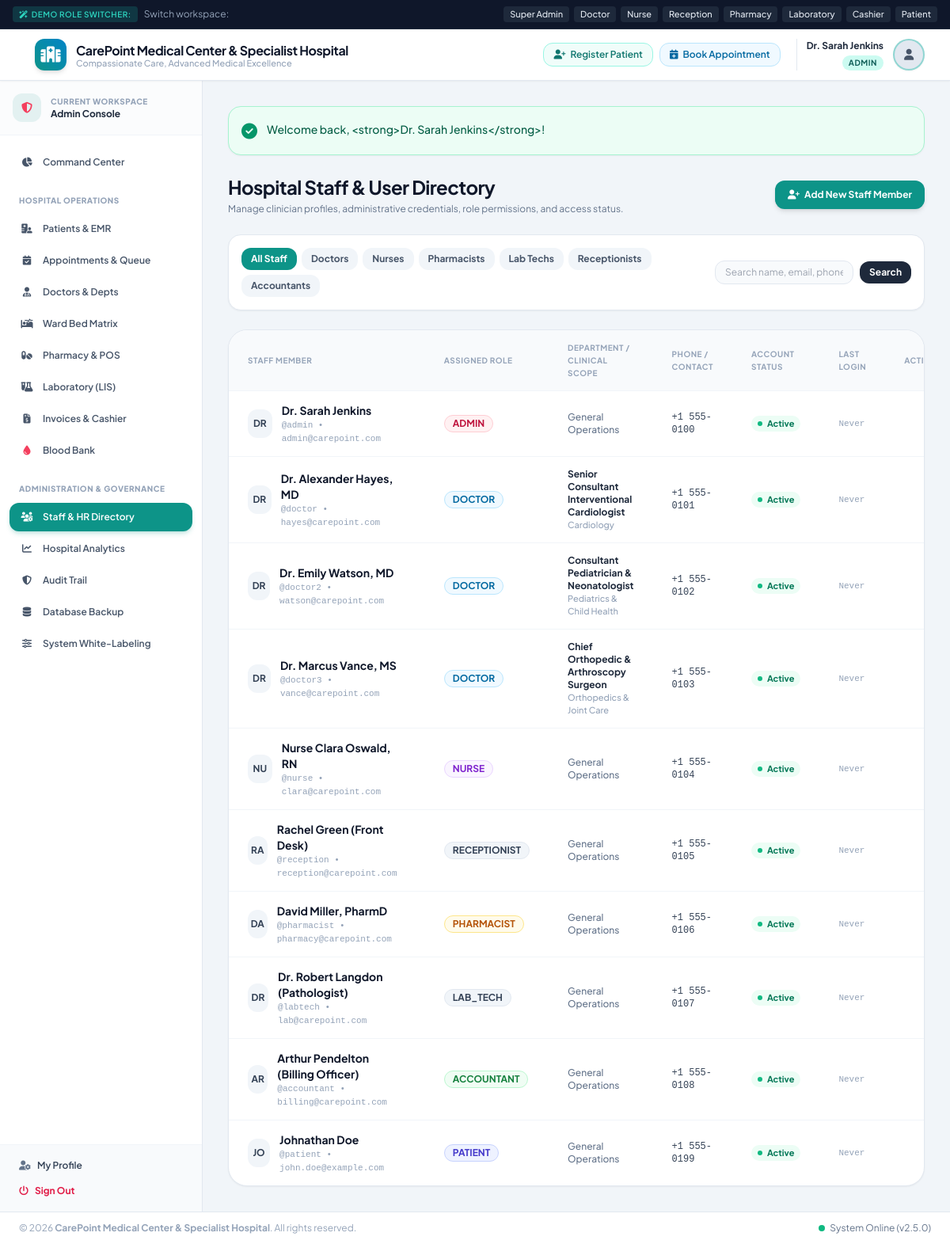
The app's page /modules/users/index.php (signed in) with its own data.
### tables this page shows
CREATE TABLE IF NOT EXISTS `users` (
  `id` INT AUTO_INCREMENT PRIMARY KEY,
  `username` VARCHAR(60) NOT NULL UNIQUE,
  `password_hash` VARCHAR(255) NOT NULL,
  `full_name` VARCHAR(150) NOT NULL,
  `email` VARCHAR(120) NOT NULL UNIQUE,
  `phone` VARCHAR(30) NULL,
  `role` ENUM('admin', 'doctor', 'nurse', 'receptionist', 'pharmacist', 'lab_tech', 'accountant', 'patient') NOT NULL DEFAULT 'patient',
  `avatar` VARCHAR(255) NULL,
  `status` ENUM('active', 'inactive', 'suspended') NOT NULL DEFAULT 'active',
  `created_at` TIMESTAMP DEFAULT CURRENT_TIMESTAMP,
  `updated_at` TIMESTAMP DEFAULT CURRENT_TIMESTAMP ON UPDATE CURRENT_TIMESTAMP
);

CREATE TABLE IF NOT EXISTS `doctors` (
  `id` INT AUTO_INCREMENT PRIMARY KEY,
  `user_id` INT NOT NULL UNIQUE,
  `department_id` INT NOT NULL,
  `specialization` VARCHAR(150) NOT NULL,
  `consultation_fee` DECIMAL(10,2) NOT NULL DEFAULT 50.00,
  `room_no` VARCHAR(30) NULL,
  `experience_years` INT DEFAULT 5,
  `bio` TEXT NULL,
  `schedule_days` VARCHAR(100) DEFAULT 'Mon,Tue,Wed,Thu,Fri',
  `schedule_time_start` TIME DEFAULT '09:00:00',
  `schedule_time_end` TIME DEFAULT '17:00:00',
  `status` ENUM('active', 'on_leave', 'inactive') DEFAULT 'active',
  `created_at` TIMESTAMP DEFAULT CURRENT_TIMESTAMP,
  FOREIGN KEY (`user_id`) REFERENCES `users`(`id`) ON DELETE CASCADE,
  FOREIGN KEY (`department_id`) REFERENCES `departments`(`id`) ON DELETE RESTRICT
);

CREATE TABLE IF NOT EXISTS `departments` (
  `id` INT AUTO_INCREMENT PRIMARY KEY,
  `name` VARCHAR(100) NOT NULL,
  `description` TEXT NULL,
  `icon` VARCHAR(50) DEFAULT 'fa-stethoscope',
  `status` ENUM('active', 'inactive') DEFAULT 'active',
  `created_at` TIMESTAMP DEFAULT CURRENT_TIMESTAMP
);

### config/helpers.php (called while the page is built, shortened)
<?php
function e(?string $string): string {
    return htmlspecialchars($string ?? '', ENT_QUOTES, 'UTF-8');
}

### modules/users/index.php (the view, shortened to what this page needs)
<?php
require_once __DIR__ . '/../../includes/header.php';
$pdo = Database::getConnection();
$roleFilter = $_GET['role'] ?? '';
$search = trim($_GET['search'] ?? '');
$sql = "SELECT u.*,
        d.specialization, d.consultation_fee, dep.name as department_name
        FROM users u
        LEFT JOIN doctors d ON u.id = d.user_id
        LEFT JOIN departments dep ON d.department_id = dep.id
        WHERE 1=1";
$params = [];
$sql .= " ORDER BY u.id ASC";
$stmt = $pdo->prepare($sql);
$stmt->execute($params);
$users = $stmt->fetchAll();
?>
<div class="space-y-6">
    <div class="flex flex-col sm:flex-row sm:items-center sm:justify-between gap-4">
        <div>
            <h1 class="text-2xl font-bold text-slate-900 tracking-tight">Hospital Staff & User Directory</h1>
            <p class="text-xs text-slate-500 mt-1">Manage clinician profiles, administrative credentials, role permissions, and access status.</p>
        </div>
        <div>
            <a href="add.php" class="px-4 py-2.5 bg-teal-600 hover:bg-teal-700 text-white text-xs font-bold rounded-xl shadow-md transition flex items-center">
                <i class="fa-solid fa-user-plus mr-1.5"></i> Add New Staff Member
            </a>
        </div>
    </div>
    <div class="bg-white rounded-2xl p-4 border border-slate-200 shadow-sm flex flex-col sm:flex-row sm:items-center sm:justify-between gap-3">
        <div class="flex flex-wrap gap-1.5">
            <a href="index.php" class="px-3 py-1.5 rounded-xl text-xs font-bold transition <?= empty($roleFilter) ? 'bg-teal-600 text-white' : 'bg-slate-100 text-slate-600 hover:bg-slate-200' ?>">
                All Staff
            </a>
            <a href="index.php?role=doctor" class="px-3 py-1.5 rounded-xl text-xs font-bold transition <?= $roleFilter === 'doctor' ? 'bg-teal-600 text-white' : 'bg-slate-100 text-slate-600 hover:bg-slate-200' ?>">
                Doctors
            </a>
            <a href="index.php?role=nurse" class="px-3 py-1.5 rounded-xl text-xs font-bold transition <?= $roleFilter === 'nurse' ? 'bg-teal-600 text-white' : 'bg-slate-100 text-slate-600 hover:bg-slate-200' ?>">
                Nurses
            </a>
            <a href="index.php?role=pharmacist" class="px-3 py-1.5 rounded-xl text-xs font-bold transition <?= $roleFilter === 'pharmacist' ? 'bg-teal-600 text-white' : 'bg-slate-100 text-slate-600 hover:bg-slate-200' ?>">
                Pharmacists
            </a>
            <a href="index.php?role=labtech" class="px-3 py-1.5 rounded-xl text-xs font-bold transition <?= $roleFilter === 'labtech' ? 'bg-teal-600 text-white' : 'bg-slate-100 text-slate-600 hover:bg-slate-200' ?>">
                Lab Techs
            </a>
            <a href="index.php?role=reception" class="px-3 py-1.5 rounded-xl text-xs font-bold transition <?= $roleFilter === 'reception' ? 'bg-teal-600 text-white' : 'bg-slate-100 text-slate-600 hover:bg-slate-200' ?>">
                Receptionists
            </a>
            <a href="index.php?role=accountant" class="px-3 py-1.5 rounded-xl text-xs font-bold transition <?= $roleFilter === 'accountant' ? 'bg-teal-600 text-white' : 'bg-slate-100 text-slate-600 hover:bg-slate-200' ?>">
                Accountants
            </a>
        </div>
        <form method="GET" action="" class="flex items-center space-x-2">
            <input type="text" name="search" value="<?= e($search) ?>" placeholder="Search name, email, phone..." class="px-3 py-1.5 bg-slate-50 border border-slate-200 rounded-xl text-xs focus:ring-2 focus:ring-teal-500 focus:bg-white focus:outline-none">
            <button type="submit" class="px-3 py-1.5 bg-slate-800 text-white rounded-xl text-xs font-bold">Search</button>
        </form>
    </div>
    <div class="bg-white rounded-3xl border border-slate-200 shadow-sm overflow-hidden">
        <div class="overflow-x-auto">
            <table class="w-full text-left text-xs text-slate-600">
                <thead class="bg-slate-50 text-slate-400 font-bold uppercase text-[10px] tracking-wider border-b border-slate-100">
                    <tr>
                        <th class="py-3.5 px-6">Staff Member</th>
                        <th class="py-3.5 px-6">Assigned Role</th>
                        <th class="py-3.5 px-6">Department / Clinical Scope</th>
                        <th class="py-3.5 px-6">Phone / Contact</th>
                        <th class="py-3.5 px-6">Account Status</th>
                        <th class="py-3.5 px-6">Last Login</th>
                        <th class="py-3.5 px-6 text-right">Actions</th>
                    </tr>
                </thead>
                <tbody class="divide-y divide-slate-100 font-medium">
                    <?php if (!empty($users)): ?>
                        <?php foreach ($users as $u): ?>
                            <?php
                                $roleBadge = match($u['role']) {
                                    'admin' => 'bg-rose-50 text-rose-700 border-rose-200',
                                    'doctor' => 'bg-sky-50 text-sky-700 border-sky-200',
                                    'nurse' => 'bg-purple-50 text-purple-700 border-purple-200',
                                    'reception' => 'bg-emerald-50 text-emerald-700 border-emerald-200',
                                    'pharmacist' => 'bg-amber-50 text-amber-700 border-amber-200',
                                    'labtech' => 'bg-teal-50 text-teal-700 border-teal-200',
                                    'accountant' => 'bg-green-50 text-green-700 border-green-200',
                                    'patient' => 'bg-indigo-50 text-indigo-700 border-indigo-200',
                                    default => 'bg-slate-100 text-slate-700 border-slate-200'
                                };
                            ?>
                            <tr class="hover:bg-slate-50/80 transition">
                                <td class="py-3.5 px-6">
                                    <div class="flex items-center space-x-3">
                                        <div class="w-9 h-9 rounded-xl bg-slate-100 flex items-center justify-center font-bold text-slate-700 uppercase">
                                            <?= strtoupper(substr($u['full_name'], 0, 2)) ?>
                                        </div>
                                        <div>
                                            <strong class="text-slate-900 text-sm block"><?= e($u['full_name']) ?></strong>
                                            <span class="text-[11px] text-slate-400 font-mono">@<?= e($u['username']) ?> &bull; <?= e($u['email']) ?></span>
                                        </div>
                                    </div>
                                </td>
                                <td class="py-3.5 px-6">
                                    <span class="inline-flex items-center px-2.5 py-0.5 rounded-full text-xs font-bold border <?= $roleBadge ?>">
                                        <?= strtoupper(e($u['role'])) ?>
                                    </span>
                                </td>
                                <td class="py-3.5 px-6">
                                    <?php if ($u['role'] === 'doctor'): ?>
                                        <span class="font-bold text-slate-800 block"><?= e($u['specialization'] ?: 'General Practice') ?></span>
                                        <span class="text-[11px] text-slate-400"><?= e($u['department_name'] ?: 'Clinical Services') ?></span>
                                    <?php else: ?>
                                        <span class="text-slate-500">General Operations</span>
                                    <?php endif; ?>
                                </td>
                                <td class="py-3.5 px-6 font-mono text-slate-700">
                                    <?= e($u['phone'] ?: 'N/A') ?>
                                </td>
                                <td class="py-3.5 px-6">
                                    <a href="index.php?toggle_status=1&id=<?= $u['id'] ?>" class="inline-flex items-center px-2 py-0.5 rounded-full text-[11px] font-bold <?= $u['status'] === 'active' ? 'bg-emerald-50 text-emerald-700 hover:bg-emerald-100' : 'bg-rose-50 text-rose-700 hover:bg-rose-100' ?> transition" title="Click to toggle status">
                                        <span class="w-1.5 h-1.5 rounded-full <?= $u['status'] === 'active' ? 'bg-emerald-500' : 'bg-rose-500' ?> mr-1.5"></span>
                                        <?= ucfirst(e($u['status'])) ?>
                                    </a>
                                </td>
                                <td class="py-3.5 px-6 font-mono text-[11px] text-slate-400">
                                    <?= !empty($u['last_login']) ? formatDateTime($u['last_login']) : 'Never' ?>
                                </td>
                                <td class="py-3.5 px-6 text-right space-x-1 whitespace-nowrap">
                                </td>
                            </tr>
                        <?php endforeach; ?>
                    <?php endif; ?>
                </tbody>
            </table>
        </div>
    </div>
</div>
<?php require_once __DIR__ . '/../../includes/footer.php'; ?>

### assets/css/style.css (style rules this page uses)
body { font-family: 'Plus Jakarta Sans', -apple-system, BlinkMacSystemFont, "Segoe UI", Roboto, sans-serif; color: #1e293b; background-color: #f8fafc; }

### records on screen
users: full_name "DR", full_name "Dr. Sarah Jenkins", username "admin", email "admin@carepoint.com", role "ADMIN", shows "General Operations", phone "+1 555-0100", status "Active"
doctors: user.full_name "DR", user.full_name "Dr. Alexander Hayes, MD", user.username "doctor", user.email "hayes@carepoint.com", user.role "DOCTOR", specialization "Senior Consultant Interventional Cardiologist", department.name "Cardiology", user.phone "+1 555-0101", user.status "Active"
doctors: user.full_name "DR", user.full_name "Dr. Emily Watson, MD", user.username "doctor2", user.email "watson@carepoint.com", user.role "DOCTOR", specialization "Consultant Pediatrician & Neonatologist", department.name "Pediatrics & Child Health", user.phone "+1 555-0102", user.status "Active"
doctors: user.full_name "DR", user.full_name "Dr. Marcus Vance, MS", user.username "doctor3", user.email "vance@carepoint.com", user.role "DOCTOR", specialization "Chief Orthopedic & Arthroscopy Surgeon", department.name "Orthopedics & Joint Care", user.phone "+1 555-0103", user.status "Active"
users: full_name "NU", full_name "Nurse Clara Oswald, RN", username "nurse", email "clara@carepoint.com", role "NURSE", shows "General Operations", phone "+1 555-0104", status "Active"
users: full_name "RA", full_name "Rachel Green (Front Desk)", username "reception", email "reception@carepoint.com", role "RECEPTIONIST", shows "General Operations", phone "+1 555-0105", status "Active"
users: full_name "DA", full_name "David Miller, PharmD", username "pharmacist", email "pharmacy@carepoint.com", role "PHARMACIST", shows "General Operations", phone "+1 555-0106", status "Active"
users: full_name "DR", full_name "Dr. Robert Langdon (Pathologist)", username "labtech", email "lab@carepoint.com", role "LAB_TECH", shows "General Operations", phone "+1 555-0107", status "Active"
users: full_name "AR", full_name "Arthur Pendelton (Billing Officer)", username "accountant", email "billing@carepoint.com", role "ACCOUNTANT", shows "General Operations", phone "+1 555-0108", status "Active"
users: full_name "JO", full_name "Johnathan Doe", username "patient", email "john.doe@example.com", role "PATIENT", shows "General Operations", phone "+1 555-0199", status "Active"

### other values on screen
$hospitalName "CarePoint Medical Center & Specialist Hospital"
$hospitalTagline "Compassionate Care, Advanced Medical Excellence"
$user['name'] "Dr. Sarah Jenkins"
$user['role'] "ADMIN"
$userRole "Admin"
$flash['message'] "Welcome back, <strong>Dr. Sarah Jenkins</strong>!"
getSetting('hospital_name', DEFAULT_HOSPITAL_NAME) "CarePoint Medical Center & Specialist Hospital"
APP_VERSION "2.5.0"
